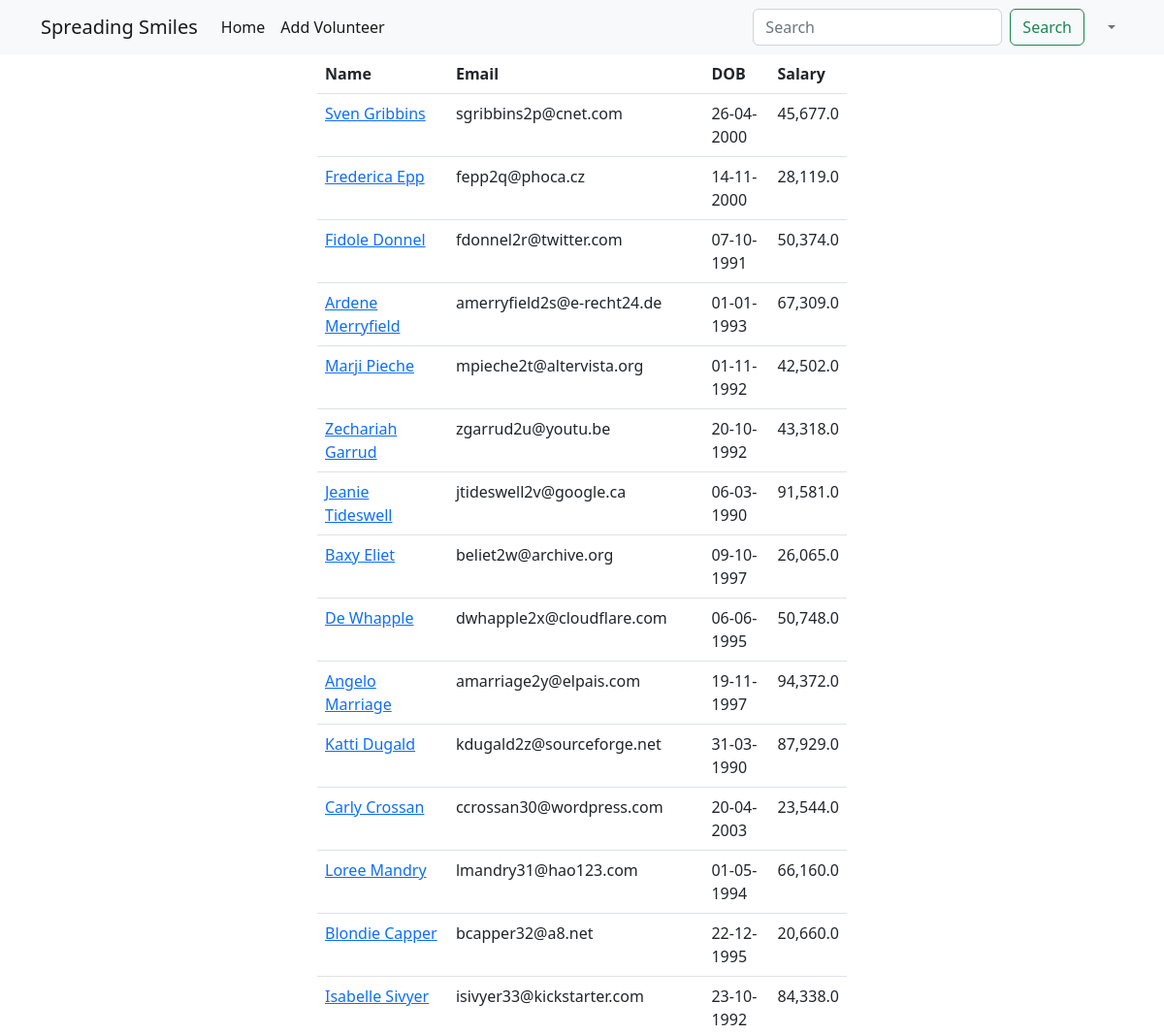
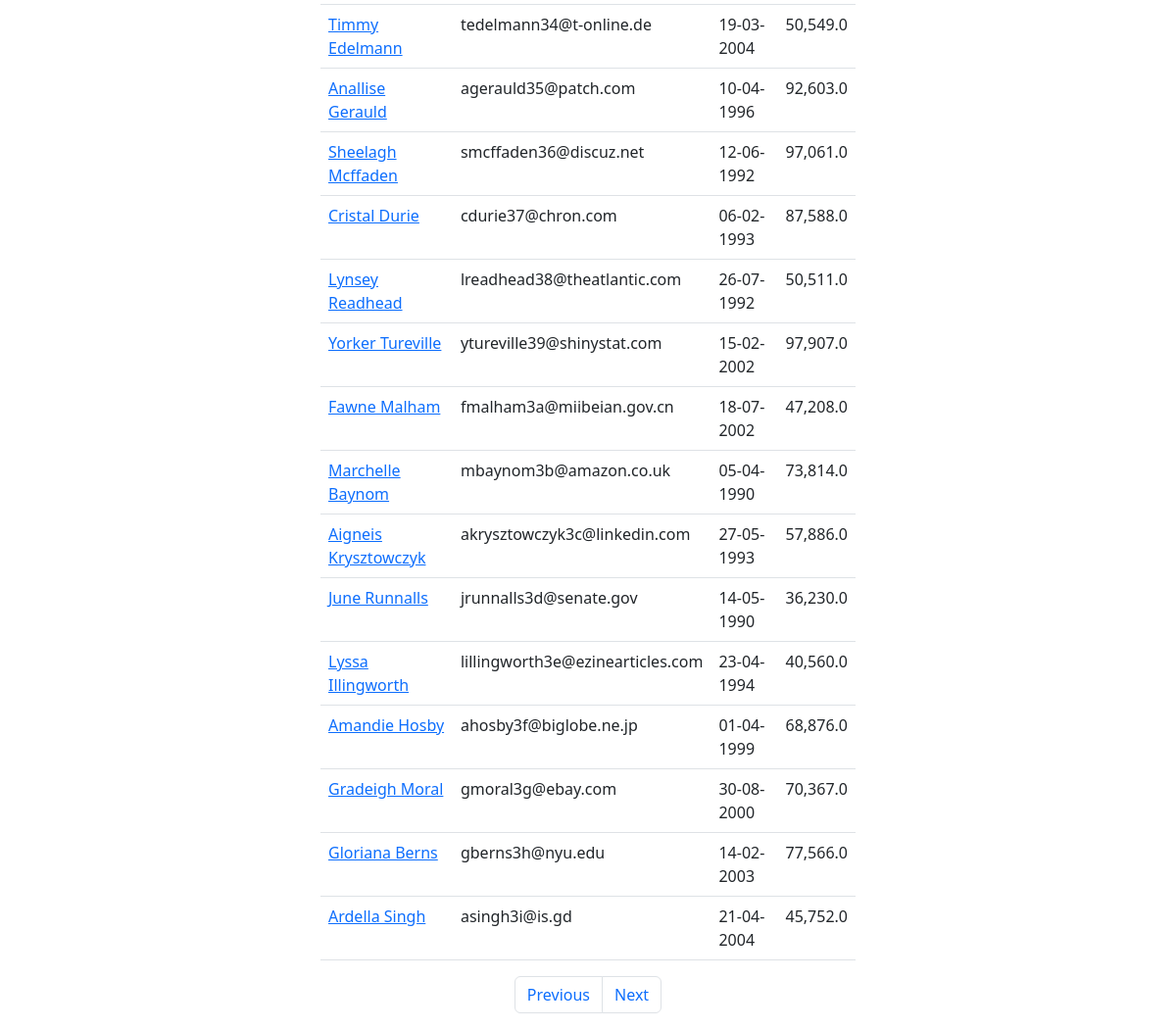
The page /employees?page=4 on the database its author committed (2 pictures, top to bottom).
### main_app/models.py (models this page shows)
class Employee(models.Model):
    name = models.CharField(max_length=40)
    email = models.EmailField(unique=True)
    dob = models.DateField(null=True)
    salary = models.DecimalField(max_digits=6, decimal_places=1)#67000.58
    disabled = models.BooleanField(default= False)
    profile = models.ImageField(upload_to=unique_img_name, null=True ,default = 'employees/employee.png' )
    created_at = models.DateTimeField(auto_now_add=True, null=True)#once during creation
    updated_at = models.DateTimeField(auto_now=True, null=True)#every time an update happens

### main_app/views.py (the view)
# urls.py: path('employees', views.employee, name = "all"),
def employee(request):
    employees = Employee.objects.all()
    paginator = Paginator(employees, 30)
    page_number = request.GET.get("page")
    data = paginator.get_page(page_number)
    return render(request, "all_employees.html", {"employees": data})

### templates/all_employees.html (shortened to what this page needs)
{% extends 'base_template.html' %}
{% load humanize %}
{% block content %}
    {% include 'layouts/navbar.html' %}
    <div class="container">
        <div class="row justify-content-center">
            <div class="col-sm-6">
                <table class="table">
                    <thead>
                    <tr>
                        <th>Name</th>
                        <th>Email</th>
                        <th>DOB</th>
                        <th>Salary</th>
                    </tr>
                    </thead>
                    <tbody>
                    {% for employee in employees %}
                        <tr>
                            <td>
                                <a href="/employees/{{ employee.id }}">{{ employee.name | title }}</a>
                            </td>
                            <td>{{ employee.email }}</td>
                            <td>{{ employee.dob | date:'d-m-Y' }}</td>
                            <td>{{ employee.salary  | intcomma }}</td>
                        </tr>
                    {% endfor %}
                    </tbody>
                </table>
                <nav aria-label="Page navigation example">
                    <ul class="pagination justify-content-center">
                        {% if employees.has_previous %}
                            <li class="page-item">
                                <a class="page-link" href='?page={{ employees.previous_page_number }}'>Previous</a>
                            </li>
                        {% else %}
                            <li class="page-item disabled">
                                <a class="page-link" href='' tabindex="-1" aria-disabled="True">Previous</a>
                            </li>
                        {% endif %}
                        {% if employees.has_next %}
                            <li class="page-item">
                                <a class="page-link" href='?page={{ employees.next_page_number }}'>Next</a>
                            </li>
                        {% else %}
                            <li class="page-item disabled">
                                <a class="page-link" href='' tabindex="-1" aria-disabled="True">Next</a>
                            </li>
                        {% endif %}
                    </ul>
                </nav>
            </div>
        </div>
    </div>
{% endblock %}

### rows shown on the page
Employee: name "Sven Gribbins", email "sgribbins2p@cnet.com", dob "26-04-2000", salary "45,677.0"
Employee: name "Frederica Epp", email "fepp2q@phoca.cz", dob "14-11-2000", salary "28,119.0"
Employee: name "Fidole Donnel", email "fdonnel2r@twitter.com", dob "07-10-1991", salary "50,374.0"
Employee: name "Ardene Merryfield", email "amerryfield2s@e-recht24.de", dob "01-01-1993", salary "67,309.0"
Employee: name "Marji Pieche", email "mpieche2t@altervista.org", dob "01-11-1992", salary "42,502.0"
Employee: name "Zechariah Garrud", email "zgarrud2u@youtu.be", dob "20-10-1992", salary "43,318.0"
Employee: name "Jeanie Tideswell", email "jtideswell2v@google.ca", dob "06-03-1990", salary "91,581.0"
Employee: name "Baxy Eliet", email "beliet2w@archive.org", dob "09-10-1997", salary "26,065.0"
Employee: name "De Whapple", email "dwhapple2x@cloudflare.com", dob "06-06-1995", salary "50,748.0"
Employee: name "Angelo Marriage", email "amarriage2y@elpais.com", dob "19-11-1997", salary "94,372.0"
Employee: name "Katti Dugald", email "kdugald2z@sourceforge.net", dob "31-03-1990", salary "87,929.0"
Employee: name "Carly Crossan", email "ccrossan30@wordpress.com", dob "20-04-2003", salary "23,544.0"
Employee: name "Loree Mandry", email "lmandry31@hao123.com", dob "01-05-1994", salary "66,160.0"
Employee: name "Blondie Capper", email "bcapper32@a8.net", dob "22-12-1995", salary "20,660.0"
Employee: name "Isabelle Sivyer", email "isivyer33@kickstarter.com", dob "23-10-1992", salary "84,338.0"
Employee: name "Timmy Edelmann", email "tedelmann34@t-online.de", dob "19-03-2004", salary "50,549.0"
Employee: name "Anallise Gerauld", email "agerauld35@patch.com", dob "10-04-1996", salary "92,603.0"
Employee: name "Sheelagh Mcffaden", email "smcffaden36@discuz.net", dob "12-06-1992", salary "97,061.0"
Employee: name "Cristal Durie", email "cdurie37@chron.com", dob "06-02-1993", salary "87,588.0"
Employee: name "Lynsey Readhead", email "lreadhead38@theatlantic.com", dob "26-07-1992", salary "50,511.0"
Employee: name "Yorker Tureville", email "ytureville39@shinystat.com", dob "15-02-2002", salary "97,907.0"
Employee: name "Fawne Malham", email "fmalham3a@miibeian.gov.cn", dob "18-07-2002", salary "47,208.0"
Employee: name "Marchelle Baynom", email "mbaynom3b@amazon.co.uk", dob "05-04-1990", salary "73,814.0"
Employee: name "Aigneis Krysztowczyk", email "akrysztowczyk3c@linkedin.com", dob "27-05-1993", salary "57,886.0"
Employee: name "June Runnalls", email "jrunnalls3d@senate.gov", dob "14-05-1990", salary "36,230.0"
Employee: name "Lyssa Illingworth", email "lillingworth3e@ezinearticles.com", dob "23-04-1994", salary "40,560.0"
Employee: name "Amandie Hosby", email "ahosby3f@biglobe.ne.jp", dob "01-04-1999", salary "68,876.0"
Employee: name "Gradeigh Moral", email "gmoral3g@ebay.com", dob "30-08-2000", salary "70,367.0"
Employee: name "Gloriana Berns", email "gberns3h@nyu.edu", dob "14-02-2003", salary "77,566.0"
Employee: name "Ardella Singh", email "asingh3i@is.gd", dob "21-04-2004", salary "45,752.0"
